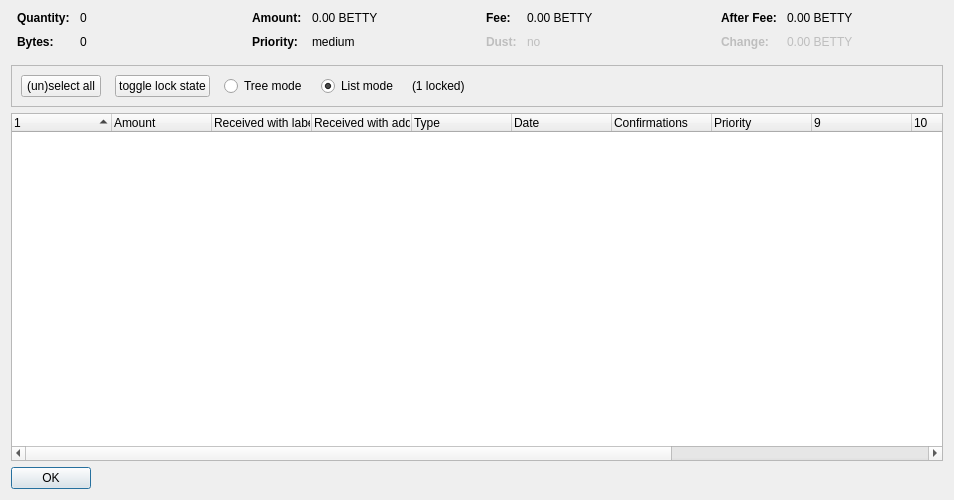
<?xml version="1.0" encoding="UTF-8"?>
<ui version="4.0">
 <class>CoinControlDialog</class>
 <widget class="QDialog" name="CoinControlDialog">
  <property name="geometry">
   <rect>
    <x>0</x>
    <y>0</y>
    <width>954</width>
    <height>500</height>
   </rect>
  </property>
  <property name="windowTitle">
   <string>Coin Selection</string>
  </property>
  <layout class="QVBoxLayout" name="verticalLayout">
   <item>
    <layout class="QHBoxLayout" name="horizontalLayoutTop" stretch="0,0,0,0">
     <property name="topMargin">
      <number>0</number>
     </property>
     <property name="bottomMargin">
      <number>10</number>
     </property>
     <item>
      <layout class="QFormLayout" name="formLayoutCoinControl1">
       <property name="horizontalSpacing">
        <number>10</number>
       </property>
       <property name="verticalSpacing">
        <number>10</number>
       </property>
       <property name="leftMargin">
        <number>6</number>
       </property>
       <property name="rightMargin">
        <number>6</number>
       </property>
       <item row="0" column="0">
        <widget class="QLabel" name="labelCoinControlQuantityText">
         <property name="font">
          <font>
           <weight>75</weight>
           <bold>true</bold>
          </font>
         </property>
         <property name="text">
          <string>Quantity:</string>
         </property>
        </widget>
       </item>
       <item row="0" column="1">
        <widget class="QLabel" name="labelCoinControlQuantity">
         <property name="cursor">
          <cursorShape>IBeamCursor</cursorShape>
         </property>
         <property name="contextMenuPolicy">
          <enum>Qt::ActionsContextMenu</enum>
         </property>
         <property name="text">
          <string notr="true">0</string>
         </property>
         <property name="textInteractionFlags">
          <set>Qt::LinksAccessibleByMouse|Qt::TextSelectableByKeyboard|Qt::TextSelectableByMouse</set>
         </property>
        </widget>
       </item>
       <item row="1" column="0">
        <widget class="QLabel" name="labelCoinControlBytesText">
         <property name="font">
          <font>
           <weight>75</weight>
           <bold>true</bold>
          </font>
         </property>
         <property name="text">
          <string>Bytes:</string>
         </property>
        </widget>
       </item>
       <item row="1" column="1">
        <widget class="QLabel" name="labelCoinControlBytes">
         <property name="cursor">
          <cursorShape>IBeamCursor</cursorShape>
         </property>
         <property name="contextMenuPolicy">
          <enum>Qt::ActionsContextMenu</enum>
         </property>
         <property name="text">
          <string notr="true">0</string>
         </property>
         <property name="textInteractionFlags">
          <set>Qt::LinksAccessibleByMouse|Qt::TextSelectableByKeyboard|Qt::TextSelectableByMouse</set>
         </property>
        </widget>
       </item>
      </layout>
     </item>
     <item>
      <layout class="QFormLayout" name="formLayoutCoinControl2">
       <property name="horizontalSpacing">
        <number>10</number>
       </property>
       <property name="verticalSpacing">
        <number>10</number>
       </property>
       <property name="leftMargin">
        <number>6</number>
       </property>
       <property name="rightMargin">
        <number>6</number>
       </property>
       <item row="0" column="0">
        <widget class="QLabel" name="labelCoinControlAmountText">
         <property name="font">
          <font>
           <weight>75</weight>
           <bold>true</bold>
          </font>
         </property>
         <property name="text">
          <string>Amount:</string>
         </property>
        </widget>
       </item>
       <item row="0" column="1">
        <widget class="QLabel" name="labelCoinControlAmount">
         <property name="cursor">
          <cursorShape>IBeamCursor</cursorShape>
         </property>
         <property name="contextMenuPolicy">
          <enum>Qt::ActionsContextMenu</enum>
         </property>
         <property name="text">
          <string notr="true">0.00 BETTY</string>
         </property>
         <property name="textInteractionFlags">
          <set>Qt::LinksAccessibleByMouse|Qt::TextSelectableByKeyboard|Qt::TextSelectableByMouse</set>
         </property>
        </widget>
       </item>
       <item row="1" column="0">
        <widget class="QLabel" name="labelCoinControlPriorityText">
         <property name="font">
          <font>
           <weight>75</weight>
           <bold>true</bold>
          </font>
         </property>
         <property name="text">
          <string>Priority:</string>
         </property>
        </widget>
       </item>
       <item row="1" column="1">
        <widget class="QLabel" name="labelCoinControlPriority">
         <property name="cursor">
          <cursorShape>IBeamCursor</cursorShape>
         </property>
         <property name="contextMenuPolicy">
          <enum>Qt::ActionsContextMenu</enum>
         </property>
         <property name="text">
          <string>medium</string>
         </property>
         <property name="textInteractionFlags">
          <set>Qt::LinksAccessibleByMouse|Qt::TextSelectableByKeyboard|Qt::TextSelectableByMouse</set>
         </property>
        </widget>
       </item>
      </layout>
     </item>
     <item>
      <layout class="QFormLayout" name="formLayoutCoinControl3">
       <property name="horizontalSpacing">
        <number>10</number>
       </property>
       <property name="verticalSpacing">
        <number>10</number>
       </property>
       <property name="leftMargin">
        <number>6</number>
       </property>
       <property name="rightMargin">
        <number>6</number>
       </property>
       <item row="0" column="0">
        <widget class="QLabel" name="labelCoinControlFeeText">
         <property name="font">
          <font>
           <weight>75</weight>
           <bold>true</bold>
          </font>
         </property>
         <property name="text">
          <string>Fee:</string>
         </property>
        </widget>
       </item>
       <item row="0" column="1">
        <widget class="QLabel" name="labelCoinControlFee">
         <property name="cursor">
          <cursorShape>IBeamCursor</cursorShape>
         </property>
         <property name="contextMenuPolicy">
          <enum>Qt::ActionsContextMenu</enum>
         </property>
         <property name="text">
          <string notr="true">0.00 BETTY</string>
         </property>
         <property name="textInteractionFlags">
          <set>Qt::LinksAccessibleByMouse|Qt::TextSelectableByKeyboard|Qt::TextSelectableByMouse</set>
         </property>
        </widget>
       </item>
       <item row="1" column="0">
        <widget class="QLabel" name="labelCoinControlLowOutputText">
         <property name="enabled">
          <bool>false</bool>
         </property>
         <property name="font">
          <font>
           <weight>75</weight>
           <bold>true</bold>
          </font>
         </property>
         <property name="text">
          <string>Dust:</string>
         </property>
        </widget>
       </item>
       <item row="1" column="1">
        <widget class="QLabel" name="labelCoinControlLowOutput">
         <property name="enabled">
          <bool>false</bool>
         </property>
         <property name="cursor">
          <cursorShape>IBeamCursor</cursorShape>
         </property>
         <property name="contextMenuPolicy">
          <enum>Qt::ActionsContextMenu</enum>
         </property>
         <property name="text">
          <string>no</string>
         </property>
         <property name="textInteractionFlags">
          <set>Qt::LinksAccessibleByMouse|Qt::TextSelectableByKeyboard|Qt::TextSelectableByMouse</set>
         </property>
        </widget>
       </item>
      </layout>
     </item>
     <item>
      <layout class="QFormLayout" name="formLayoutCoinControl4">
       <property name="horizontalSpacing">
        <number>10</number>
       </property>
       <property name="verticalSpacing">
        <number>10</number>
       </property>
       <property name="leftMargin">
        <number>6</number>
       </property>
       <property name="rightMargin">
        <number>6</number>
       </property>
       <item row="0" column="0">
        <widget class="QLabel" name="labelCoinControlAfterFeeText">
         <property name="font">
          <font>
           <weight>75</weight>
           <bold>true</bold>
          </font>
         </property>
         <property name="text">
          <string>After Fee:</string>
         </property>
        </widget>
       </item>
       <item row="0" column="1">
        <widget class="QLabel" name="labelCoinControlAfterFee">
         <property name="cursor">
          <cursorShape>IBeamCursor</cursorShape>
         </property>
         <property name="contextMenuPolicy">
          <enum>Qt::ActionsContextMenu</enum>
         </property>
         <property name="text">
          <string notr="true">0.00 BETTY</string>
         </property>
         <property name="textInteractionFlags">
          <set>Qt::LinksAccessibleByMouse|Qt::TextSelectableByKeyboard|Qt::TextSelectableByMouse</set>
         </property>
        </widget>
       </item>
       <item row="1" column="0">
        <widget class="QLabel" name="labelCoinControlChangeText">
         <property name="enabled">
          <bool>false</bool>
         </property>
         <property name="font">
          <font>
           <weight>75</weight>
           <bold>true</bold>
          </font>
         </property>
         <property name="text">
          <string>Change:</string>
         </property>
        </widget>
       </item>
       <item row="1" column="1">
        <widget class="QLabel" name="labelCoinControlChange">
         <property name="enabled">
          <bool>false</bool>
         </property>
         <property name="cursor">
          <cursorShape>IBeamCursor</cursorShape>
         </property>
         <property name="contextMenuPolicy">
          <enum>Qt::ActionsContextMenu</enum>
         </property>
         <property name="text">
          <string notr="true">0.00 BETTY</string>
         </property>
         <property name="textInteractionFlags">
          <set>Qt::LinksAccessibleByMouse|Qt::TextSelectableByKeyboard|Qt::TextSelectableByMouse</set>
         </property>
        </widget>
       </item>
      </layout>
     </item>
    </layout>
   </item>
   <item>
    <widget class="QFrame" name="frame">
     <property name="minimumSize">
      <size>
       <width>0</width>
       <height>40</height>
      </size>
     </property>
     <property name="frameShape">
      <enum>QFrame::StyledPanel</enum>
     </property>
     <property name="frameShadow">
      <enum>QFrame::Sunken</enum>
     </property>
     <layout class="QHBoxLayout" name="horizontalLayout">
      <item>
       <layout class="QHBoxLayout" name="horizontalLayoutPanel" stretch="0,0,0,0,0,0">
        <property name="spacing">
         <number>14</number>
        </property>
        <item>
         <widget class="QPushButton" name="pushButtonSelectAll">
          <property name="sizePolicy">
           <sizepolicy hsizetype="Maximum" vsizetype="Fixed">
            <horstretch>0</horstretch>
            <verstretch>0</verstretch>
           </sizepolicy>
          </property>
          <property name="text">
           <string>(un)select all</string>
          </property>
          <property name="autoDefault">
           <bool>false</bool>
          </property>
         </widget>
        </item>
        <item>
         <widget class="QPushButton" name="pushButtonToggleLock">
          <property name="sizePolicy">
           <sizepolicy hsizetype="Maximum" vsizetype="Fixed">
            <horstretch>0</horstretch>
            <verstretch>0</verstretch>
           </sizepolicy>
          </property>
          <property name="text">
           <string>toggle lock state</string>
          </property>
          <property name="autoDefault">
           <bool>false</bool>
          </property>
         </widget>
        </item>
        <item>
         <widget class="QRadioButton" name="radioTreeMode">
          <property name="sizePolicy">
           <sizepolicy hsizetype="Maximum" vsizetype="Fixed">
            <horstretch>0</horstretch>
            <verstretch>0</verstretch>
           </sizepolicy>
          </property>
          <property name="text">
           <string>Tree mode</string>
          </property>
         </widget>
        </item>
        <item>
         <widget class="QRadioButton" name="radioListMode">
          <property name="sizePolicy">
           <sizepolicy hsizetype="Maximum" vsizetype="Fixed">
            <horstretch>0</horstretch>
            <verstretch>0</verstretch>
           </sizepolicy>
          </property>
          <property name="text">
           <string>List mode</string>
          </property>
          <property name="checked">
           <bool>true</bool>
          </property>
         </widget>
        </item>
        <item>
         <widget class="QLabel" name="labelLocked">
          <property name="text">
           <string>(1 locked)</string>
          </property>
         </widget>
        </item>
        <item>
         <spacer name="horizontalSpacer">
          <property name="orientation">
           <enum>Qt::Horizontal</enum>
          </property>
          <property name="sizeHint" stdset="0">
           <size>
            <width>40</width>
            <height>20</height>
           </size>
          </property>
         </spacer>
        </item>
       </layout>
      </item>
     </layout>
    </widget>
   </item>
   <item>
    <widget class="CoinControlTreeWidget" name="treeWidget">
     <property name="contextMenuPolicy">
      <enum>Qt::CustomContextMenu</enum>
     </property>
     <property name="sortingEnabled">
      <bool>false</bool>
     </property>
     <property name="columnCount">
      <number>13</number>
     </property>
     <attribute name="headerShowSortIndicator" stdset="0">
      <bool>true</bool>
     </attribute>
     <attribute name="headerStretchLastSection">
      <bool>false</bool>
     </attribute>
     <column>
      <property name="text">
       <string/>
      </property>
     </column>
     <column>
      <property name="text">
       <string>Amount</string>
      </property>
     </column>
     <column>
      <property name="text">
       <string>Received with label</string>
      </property>
     </column>
     <column>
      <property name="text">
       <string>Received with address</string>
      </property>
     </column>
     <column>
      <property name="text">
       <string>Type</string>
      </property>
     </column>
     <column>
      <property name="text">
       <string>Date</string>
      </property>
     </column>
     <column>
      <property name="text">
       <string>Confirmations</string>
      </property>
      <property name="toolTip">
       <string>Confirmed</string>
      </property>
     </column>
     <column>
      <property name="text">
       <string>Priority</string>
      </property>
     </column>
     <column>
      <property name="text">
       <string/>
      </property>
     </column>
     <column>
      <property name="text">
       <string/>
      </property>
     </column>
     <column>
      <property name="text">
       <string/>
      </property>
     </column>
     <column>
      <property name="text">
       <string/>
      </property>
     </column>
     <column>
      <property name="text">
       <string/>
      </property>
     </column>
    </widget>
   </item>
   <item>
    <widget class="QDialogButtonBox" name="buttonBox">
     <property name="sizePolicy">
      <sizepolicy hsizetype="Maximum" vsizetype="Fixed">
       <horstretch>0</horstretch>
       <verstretch>0</verstretch>
      </sizepolicy>
     </property>
     <property name="orientation">
      <enum>Qt::Horizontal</enum>
     </property>
     <property name="standardButtons">
      <set>QDialogButtonBox::Ok</set>
     </property>
    </widget>
   </item>
  </layout>
 </widget>
 <customwidgets>
  <customwidget>
   <class>CoinControlTreeWidget</class>
   <extends>QTreeWidget</extends>
   <header>coincontroltreewidget.h</header>
  </customwidget>
 </customwidgets>
 <resources/>
 <connections/>
</ui>
